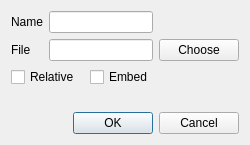
<?xml version="1.0" encoding="UTF-8"?>
<ui version="4.0">
 <class>ModelEditDialog</class>
 <widget class="QDialog" name="ModelEditDialog">
  <property name="geometry">
   <rect>
    <x>0</x>
    <y>0</y>
    <width>250</width>
    <height>145</height>
   </rect>
  </property>
  <property name="windowTitle">
   <string>Dialog</string>
  </property>
  <layout class="QGridLayout" name="gridLayout">
   <item row="0" column="0">
    <widget class="QLabel" name="name_label">
     <property name="text">
      <string>Name</string>
     </property>
    </widget>
   </item>
   <item row="0" column="1" colspan="2">
    <widget class="QLineEdit" name="name_edit">
     <property name="maxLength">
      <number>200</number>
     </property>
    </widget>
   </item>
   <item row="1" column="0">
    <widget class="QLabel" name="file_label">
     <property name="text">
      <string>File</string>
     </property>
    </widget>
   </item>
   <item row="1" column="1" colspan="2">
    <widget class="QLineEdit" name="file_edit">
     <property name="maxLength">
      <number>500</number>
     </property>
    </widget>
   </item>
   <item row="1" column="3">
    <widget class="QPushButton" name="file_button">
     <property name="text">
      <string>Choose</string>
     </property>
    </widget>
   </item>
   <item row="2" column="0" colspan="2">
    <widget class="QCheckBox" name="relative">
     <property name="text">
      <string>Relative</string>
     </property>
    </widget>
   </item>
   <item row="2" column="2">
    <widget class="QCheckBox" name="embed">
     <property name="text">
      <string>Embed</string>
     </property>
    </widget>
   </item>
   <item row="3" column="2">
    <spacer name="verticalSpacer">
     <property name="orientation">
      <enum>Qt::Vertical</enum>
     </property>
     <property name="sizeHint" stdset="0">
      <size>
       <width>20</width>
       <height>17</height>
      </size>
     </property>
    </spacer>
   </item>
   <item row="4" column="0" colspan="4">
    <widget class="QDialogButtonBox" name="button_box">
     <property name="orientation">
      <enum>Qt::Horizontal</enum>
     </property>
     <property name="standardButtons">
      <set>QDialogButtonBox::Cancel|QDialogButtonBox::Ok</set>
     </property>
    </widget>
   </item>
  </layout>
 </widget>
 <resources/>
 <connections>
  <connection>
   <sender>button_box</sender>
   <signal>accepted()</signal>
   <receiver>ModelEditDialog</receiver>
   <slot>accept()</slot>
   <hints>
    <hint type="sourcelabel">
     <x>248</x>
     <y>254</y>
    </hint>
    <hint type="destinationlabel">
     <x>157</x>
     <y>274</y>
    </hint>
   </hints>
  </connection>
  <connection>
   <sender>button_box</sender>
   <signal>rejected()</signal>
   <receiver>ModelEditDialog</receiver>
   <slot>reject()</slot>
   <hints>
    <hint type="sourcelabel">
     <x>316</x>
     <y>260</y>
    </hint>
    <hint type="destinationlabel">
     <x>286</x>
     <y>274</y>
    </hint>
   </hints>
  </connection>
 </connections>
</ui>
